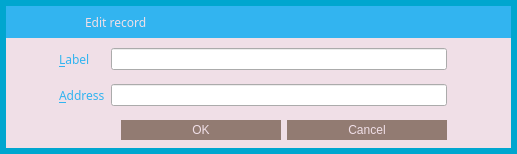
<?xml version="1.0" encoding="UTF-8"?>
<ui version="4.0">
 <class>EditAddressDialog</class>
 <widget class="QDialog" name="EditAddressDialog">
  <property name="geometry">
   <rect>
    <x>0</x>
    <y>0</y>
    <width>517</width>
    <height>154</height>
   </rect>
  </property>
  <property name="windowTitle">
   <string/>
  </property>
  <property name="styleSheet">
   <string notr="true">*{
    font-family:&quot;Finger Paint&quot;;
 }
QLabel {
	color: #32b4f0;
}

QDialog {
	background-color: rgb(0, 166, 207);
}</string>
  </property>
  <layout class="QVBoxLayout" name="verticalLayout_2">
   <property name="spacing">
    <number>0</number>
   </property>
   <property name="leftMargin">
    <number>6</number>
   </property>
   <property name="topMargin">
    <number>6</number>
   </property>
   <property name="rightMargin">
    <number>6</number>
   </property>
   <property name="bottomMargin">
    <number>6</number>
   </property>
   <item>
    <widget class="QFrame" name="frame">
     <property name="styleSheet">
      <string notr="true">#frame {
	background-color: #f0dfe7;
    border-style:none;
}</string>
     </property>
     <property name="frameShape">
      <enum>QFrame::StyledPanel</enum>
     </property>
     <property name="frameShadow">
      <enum>QFrame::Raised</enum>
     </property>
     <property name="lineWidth">
      <number>1</number>
     </property>
     <layout class="QVBoxLayout" name="verticalLayout">
      <property name="spacing">
       <number>0</number>
      </property>
      <property name="leftMargin">
       <number>0</number>
      </property>
      <property name="topMargin">
       <number>0</number>
      </property>
      <property name="rightMargin">
       <number>0</number>
      </property>
      <property name="bottomMargin">
       <number>0</number>
      </property>
      <item>
       <widget class="QWidget" name="wCaption" native="true">
        <property name="minimumSize">
         <size>
          <width>0</width>
          <height>32</height>
         </size>
        </property>
        <property name="maximumSize">
         <size>
          <width>16777215</width>
          <height>32</height>
         </size>
        </property>
        <property name="styleSheet">
         <string notr="true">#wCaption {
	background-color:  rgb(50, 180, 240);
}</string>
        </property>
        <property name="is_header" stdset="0">
         <bool>true</bool>
        </property>
        <layout class="QHBoxLayout" name="horizontalLayout_19">
         <property name="leftMargin">
          <number>0</number>
         </property>
         <property name="topMargin">
          <number>0</number>
         </property>
         <property name="rightMargin">
          <number>0</number>
         </property>
         <property name="bottomMargin">
          <number>0</number>
         </property>
         <item>
          <spacer name="horizontalSpacer_26">
           <property name="orientation">
            <enum>Qt::Horizontal</enum>
           </property>
           <property name="sizeType">
            <enum>QSizePolicy::Fixed</enum>
           </property>
           <property name="sizeHint" stdset="0">
            <size>
             <width>7</width>
             <height>20</height>
            </size>
           </property>
          </spacer>
         </item>
         <item>
          <widget class="QLabel" name="picEdit">
           <property name="sizePolicy">
            <sizepolicy hsizetype="Preferred" vsizetype="Preferred">
             <horstretch>0</horstretch>
             <verstretch>0</verstretch>
            </sizepolicy>
           </property>
           <property name="minimumSize">
            <size>
             <width>30</width>
             <height>30</height>
            </size>
           </property>
           <property name="maximumSize">
            <size>
             <width>30</width>
             <height>30</height>
            </size>
           </property>
           <property name="text">
            <string/>
           </property>
           <property name="pixmap">
            <pixmap resource="../res.qrc">:/res/edit_record_icon.png</pixmap>
           </property>
          </widget>
         </item>
         <item>
          <widget class="QLabel" name="picAdd">
           <property name="enabled">
            <bool>true</bool>
           </property>
           <property name="sizePolicy">
            <sizepolicy hsizetype="Preferred" vsizetype="Preferred">
             <horstretch>0</horstretch>
             <verstretch>0</verstretch>
            </sizepolicy>
           </property>
           <property name="minimumSize">
            <size>
             <width>30</width>
             <height>30</height>
            </size>
           </property>
           <property name="maximumSize">
            <size>
             <width>30</width>
             <height>30</height>
            </size>
           </property>
           <property name="text">
            <string/>
           </property>
           <property name="pixmap">
            <pixmap resource="../res.qrc">:/res/add_record_icon.png</pixmap>
           </property>
          </widget>
         </item>
         <item>
          <widget class="QLabel" name="lbTitle">
           <property name="font">
            <font>
             <family>Finger Paint</family>
            </font>
           </property>
           <property name="styleSheet">
            <string notr="true">QLabel {
	color: #f0dfe7;
}</string>
           </property>
           <property name="text">
            <string>Edit record</string>
           </property>
          </widget>
         </item>
         <item>
          <widget class="QPushButton" name="bClose">
           <property name="minimumSize">
            <size>
             <width>30</width>
             <height>30</height>
            </size>
           </property>
           <property name="maximumSize">
            <size>
             <width>30</width>
             <height>30</height>
            </size>
           </property>
           <property name="styleSheet">
            <string notr="true">QPushButton {	
	image: url(:/res/close_normal.png);
	border: 0px solid gray;
}
QPushButton:pressed:flat {
	image: url(:/res/close_normal.png);
}

QPushButton:hover {
	image: url(:/res/close_hover.png);
}</string>
           </property>
           <property name="text">
            <string notr="true"/>
           </property>
           <property name="flat">
            <bool>true</bool>
           </property>
          </widget>
         </item>
        </layout>
       </widget>
      </item>
      <item>
       <spacer name="verticalSpacer">
        <property name="orientation">
         <enum>Qt::Vertical</enum>
        </property>
        <property name="sizeType">
         <enum>QSizePolicy::Fixed</enum>
        </property>
        <property name="sizeHint" stdset="0">
         <size>
          <width>20</width>
          <height>5</height>
         </size>
        </property>
       </spacer>
      </item>
      <item>
       <layout class="QHBoxLayout" name="horizontalLayout_2" stretch="1,8,0">
        <item>
         <spacer name="horizontalSpacer">
          <property name="orientation">
           <enum>Qt::Horizontal</enum>
          </property>
          <property name="sizeHint" stdset="0">
           <size>
            <width>40</width>
            <height>20</height>
           </size>
          </property>
         </spacer>
        </item>
        <item>
         <widget class="QWidget" name="wContent" native="true">
          <layout class="QGridLayout" name="gridLayout">
           <property name="leftMargin">
            <number>0</number>
           </property>
           <property name="topMargin">
            <number>0</number>
           </property>
           <property name="rightMargin">
            <number>0</number>
           </property>
           <property name="bottomMargin">
            <number>0</number>
           </property>
           <item row="0" column="0">
            <widget class="QLabel" name="label">
             <property name="font">
              <font>
               <family>Finger Paint</family>
              </font>
             </property>
             <property name="text">
              <string>&amp;Label</string>
             </property>
             <property name="margin">
              <number>5</number>
             </property>
             <property name="buddy">
              <cstring>labelEdit</cstring>
             </property>
            </widget>
           </item>
           <item row="1" column="1">
            <widget class="QLineEdit" name="addressEdit">
             <property name="minimumSize">
              <size>
               <width>0</width>
               <height>20</height>
              </size>
             </property>
             <property name="toolTip">
              <string>The address associated with this address book entry. This can only be modified for sending addresses.</string>
             </property>
            </widget>
           </item>
           <item row="2" column="1">
            <layout class="QHBoxLayout" name="horizontalLayout">
             <item>
              <spacer name="horizontalSpacer_3">
               <property name="orientation">
                <enum>Qt::Horizontal</enum>
               </property>
               <property name="sizeHint" stdset="0">
                <size>
                 <width>40</width>
                 <height>20</height>
                </size>
               </property>
              </spacer>
             </item>
             <item>
              <widget class="QDialogButtonBox" name="buttonBox">
               <property name="styleSheet">
                <string notr="true">QPushButton {
	background-color: #927b72;
	color: #f0dfe7;
	border: 0px solid gray;
	max-height: 20px;
	min-height: 20px;
	max-width: 160px;
	min-width: 160px;
}

QPushButton:hover {
	background-color: #32b4f0;
}

QPushButton:pressed:flat {
	background-color: #00a3de;
}</string>
               </property>
               <property name="orientation">
                <enum>Qt::Horizontal</enum>
               </property>
               <property name="standardButtons">
                <set>QDialogButtonBox::Cancel|QDialogButtonBox::Ok</set>
               </property>
              </widget>
             </item>
            </layout>
           </item>
           <item row="0" column="1">
            <widget class="QLineEdit" name="labelEdit">
             <property name="minimumSize">
              <size>
               <width>0</width>
               <height>20</height>
              </size>
             </property>
             <property name="toolTip">
              <string>The label associated with this address book entry</string>
             </property>
            </widget>
           </item>
           <item row="1" column="0">
            <widget class="QLabel" name="label_2">
             <property name="font">
              <font>
               <family>Finger Paint</family>
              </font>
             </property>
             <property name="text">
              <string>&amp;Address</string>
             </property>
             <property name="margin">
              <number>5</number>
             </property>
             <property name="buddy">
              <cstring>addressEdit</cstring>
             </property>
            </widget>
           </item>
           <item row="1" column="2">
            <widget class="QPushButton" name="pasteButton">
             <property name="minimumSize">
              <size>
               <width>28</width>
               <height>28</height>
              </size>
             </property>
             <property name="maximumSize">
              <size>
               <width>28</width>
               <height>28</height>
              </size>
             </property>
             <property name="toolTip">
              <string>Paste from clipboard</string>
             </property>
             <property name="styleSheet">
              <string notr="true">QPushButton {
	border: 0px solid gray;
	image: url(:/res/paste/normal.png);	
}

QPushButton:!enabled {
	image: url(:/res/paste/disabled.png);
}

QPushButton:pressed:flat {
	image: url(:/res/paste/pressed.png);
}

QPushButton:hover {
	image: url(:/res/paste/hover.png);
}</string>
             </property>
             <property name="text">
              <string/>
             </property>
             <property name="shortcut">
              <string>Alt+A</string>
             </property>
             <property name="flat">
              <bool>true</bool>
             </property>
            </widget>
           </item>
          </layout>
         </widget>
        </item>
        <item>
         <spacer name="horizontalSpacer_2">
          <property name="orientation">
           <enum>Qt::Horizontal</enum>
          </property>
          <property name="sizeHint" stdset="0">
           <size>
            <width>30</width>
            <height>20</height>
           </size>
          </property>
         </spacer>
        </item>
       </layout>
      </item>
     </layout>
    </widget>
   </item>
  </layout>
 </widget>
 <resources>
  <include location="../res.qrc"/>
 </resources>
 <connections>
  <connection>
   <sender>buttonBox</sender>
   <signal>accepted()</signal>
   <receiver>EditAddressDialog</receiver>
   <slot>accept()</slot>
   <hints>
    <hint type="sourcelabel">
     <x>273</x>
     <y>121</y>
    </hint>
    <hint type="destinationlabel">
     <x>252</x>
     <y>70</y>
    </hint>
   </hints>
  </connection>
  <connection>
   <sender>buttonBox</sender>
   <signal>rejected()</signal>
   <receiver>EditAddressDialog</receiver>
   <slot>reject()</slot>
   <hints>
    <hint type="sourcelabel">
     <x>273</x>
     <y>121</y>
    </hint>
    <hint type="destinationlabel">
     <x>252</x>
     <y>70</y>
    </hint>
   </hints>
  </connection>
  <connection>
   <sender>bClose</sender>
   <signal>clicked()</signal>
   <receiver>EditAddressDialog</receiver>
   <slot>reject()</slot>
   <hints>
    <hint type="sourcelabel">
     <x>489</x>
     <y>15</y>
    </hint>
    <hint type="destinationlabel">
     <x>252</x>
     <y>70</y>
    </hint>
   </hints>
  </connection>
 </connections>
 <slots>
  <slot>pasteRequested()</slot>
 </slots>
</ui>
